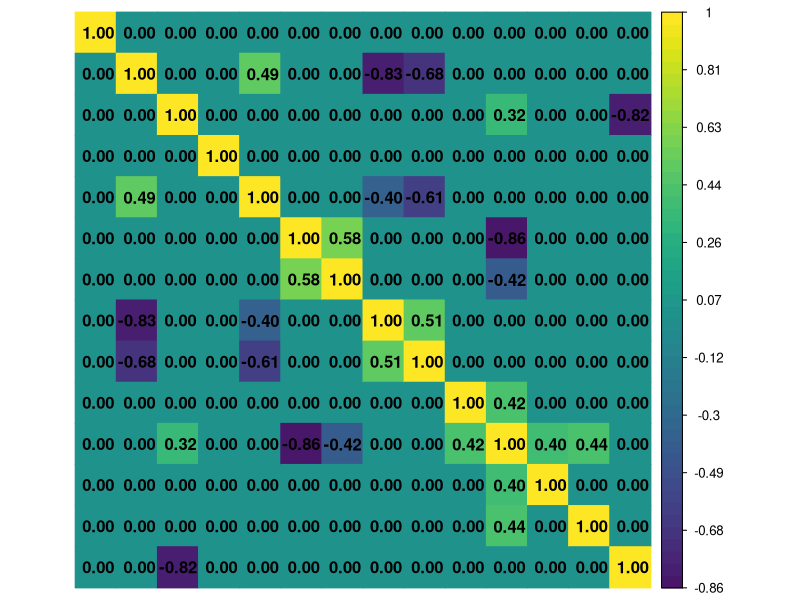
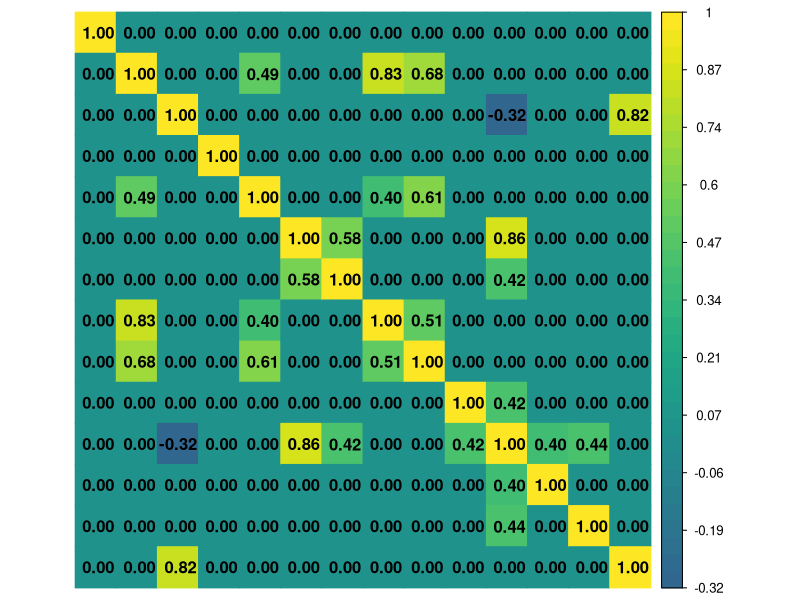
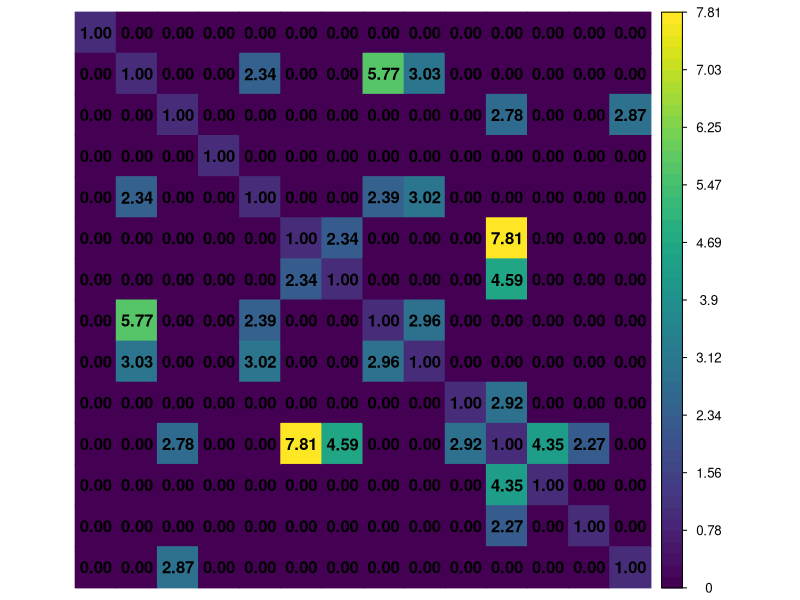
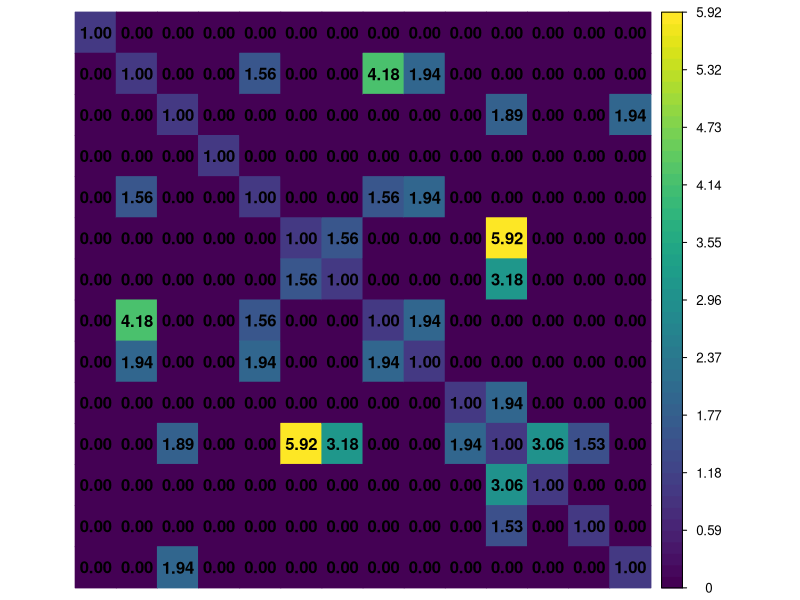
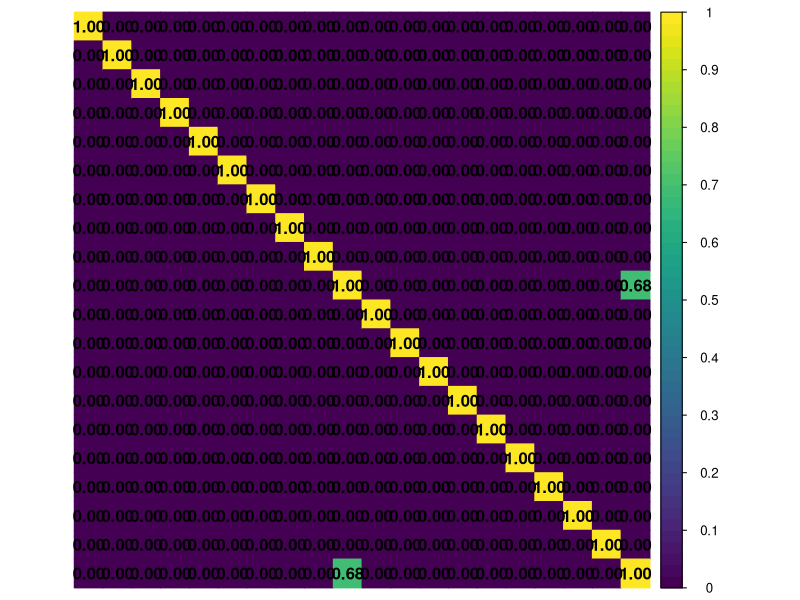
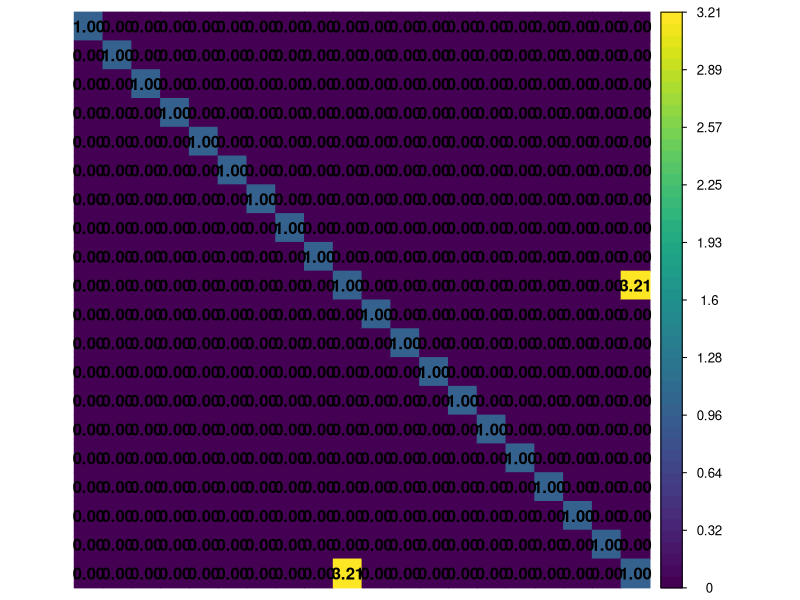
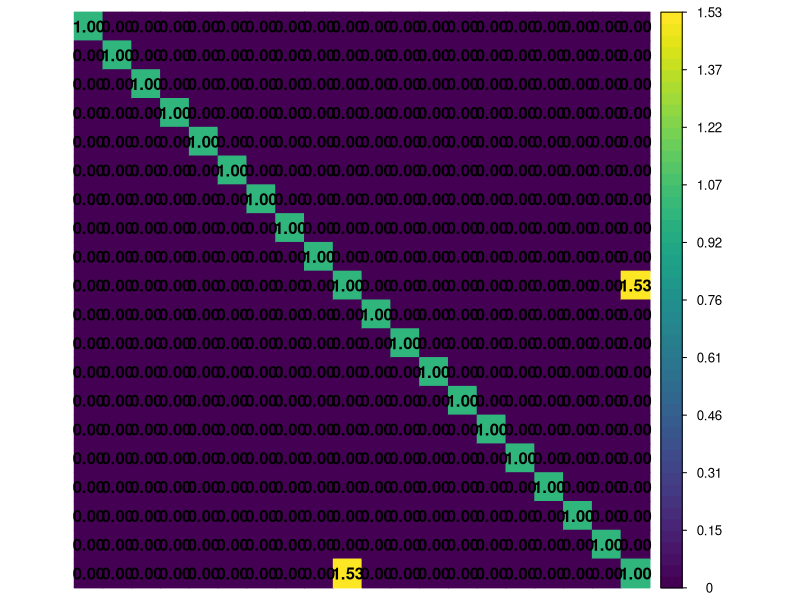
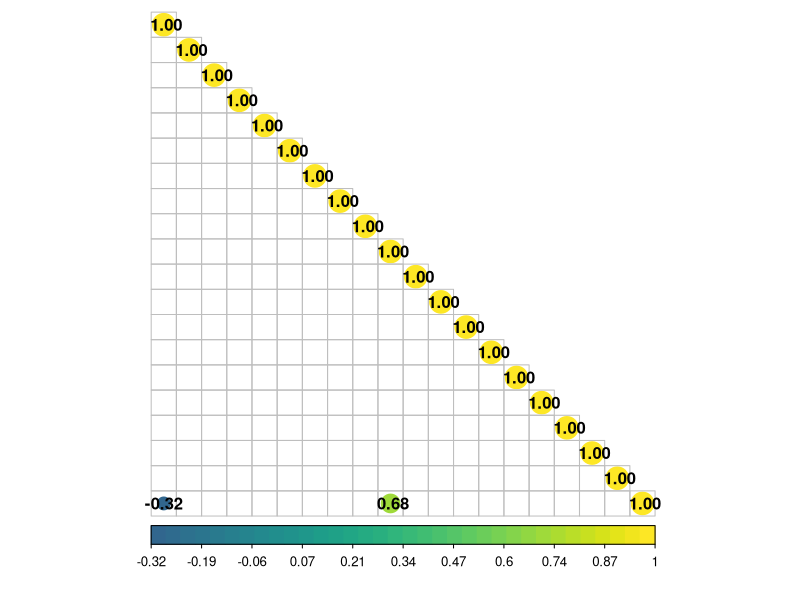

R code for these plots, in order:
# setwd("/Users/jamesroe/Dropbox/GitHub/PopAsym")
library("here")
library("corrplot")
library("tidyverse")
library("magrittr")
library("viridis")
here()

#SELECT OPTIONS ======================
saveres = 1
#====================================#

RR = read.csv(here("results/heritability/clustersGENCORR.csv"), stringsAsFactors = F, sep = " ")
AREA = RR[RR$meas == "area",]
THICK = RR[RR$meas == "thickness",]


#area = 78 tests
#thick = 48 tests
#pairwise tests only when both traits achieving p<.05 uncorrected SNP-heritability
nrow(AREA)
nrow(THICK)


#confirm FDR-correction
all.equal(AREA$fdr, p.adjust(AREA$pval,method="BH"))
all.equal(THICK$fdr, p.adjust(THICK$pval,method="BH"))


# RETRIEVE AREA GENETIC CORRELATIONS -----------------------------------------------
#grab FDR-corrected results for area
pp1=which(p.adjust(AREA$pval,method="BH")<0.05)
AREA[pp1,]

#create corr matrix to fill
MATarea = matrix(nrow = 14, ncol = 14)
MATarea = lower.tri(MATarea, diag = T)
diag(MATarea)=1
rMATarea=porigMATarea=MATarea #create matrices to store rG, origPvals, fdrPvals
for (i in pp1) {
  t1 = as.integer(AREA[i,]$t1)
  t2 = as.integer(AREA[i,]$t2)
  gP = (AREA[i,]$fdr)
  gPorig = (AREA[i,]$pval)
  rG = (AREA[i,]$rG)
  MATarea[t1,t2]=-log10(gP)
  rMATarea[t1,t2]=rG
  porigMATarea[t1,t2]=-log10(gPorig)
}

#duplicate to lower tri
rMATarea[lower.tri(rMATarea)] <- t(rMATarea)[lower.tri(rMATarea)]
MATarea[lower.tri(MATarea)] <- t(MATarea)[lower.tri(MATarea)]
porigMATarea[lower.tri(porigMATarea)] <- t(porigMATarea)[lower.tri(porigMATarea)]


#VIP - opposite hemisphere genetic correlations need to be sign inversed
#as AI's for rightward clusters are negative (more asymmetry)
#hence negative genetic correlations between leftward and rightward clusters represent asymmetry-asymmetry relationships
corrplot(rMATarea,method="color",col=viridis(50),type="full",addCoef.col = "black",tl.col = "blue",is.corr = F,tl.pos="n")
#opposite correlations in lower left quadrant / upper right quadrant
rMATarea[(8:14), (1:7)] = rMATarea[(8:14), (1:7)] * -1
rMATarea[(1:7), (8:14)] = rMATarea[(1:7), (8:14)] * -1


#rG
corrplot(rMATarea,method="color",col=viridis(50),type="full",addCoef.col = "black",tl.col = "blue",is.corr = F,tl.pos="n")
#-log10(p) [uncorrected]
corrplot(porigMATarea,method="color",col=viridis(50),type="full",addCoef.col = "black",tl.col = "blue",is.corr = F,tl.pos="n")
#-log10(p) [FDR-corrected]
corrplot(MATarea,method="color",col=viridis(50),type="full",addCoef.col = "black",tl.col = "blue",is.corr = F,tl.pos="n")
#set 0s (not tested) to NA
rMATarea[which(rMATarea==0)] = NA


#save fig
if (saveres == 1) {
  filename = here("results/heritability/gencormat.area.png")
  print(paste("saving", filename))
  png(filename = filename, width = 15, height = 15, units = "cm", res = 300)
  corrplot(rMATarea,method="circle",type="lower",
           addCoef.col = "black",col=colorRampPalette(c("blue","white","orange2"))(25),tl.pos="n",na.label=" ",tl.col = "blue",cl.cex = 0.8,cl.pos = "r",tl.cex = 0.8,number.cex = 0.8)
  dev.off()
}

#store min rG for AREA to get same colour/size code for THICKNESS plot below
minarea = min(rMATarea,na.rm = T)



# RETRIEVE THICKNESS GENETIC CORRELATIONS -----------------------------------------------
#grab FDR-corrected results for thickness
pp2 = which(p.adjust(THICK$pval,method="BH")<0.05)
THICK[pp2,]

#create corr matrix to fill
MATthick = matrix(nrow = 20, ncol = 20)
MATthick = lower.tri(MATthick, diag = T)
diag(MATthick)=1
rMATthick=porigMATthick=MATthick #create matrices to store rG, origPvals, fdrPvals
for (i in pp2) {
  t1 = as.integer(THICK[i,]$t1)
  t2 = as.integer(THICK[i,]$t2)
  gP = (THICK[i,]$fdr)
  gPorig = (THICK[i,]$pval)
  rG = (THICK[i,]$rG)
  MATthick[t1,t2]=-log10(gP)
  rMATthick[t1,t2]=rG
  porigMATthick[t1,t2]=-log10(gPorig)
}

#duplicate to lower tri
rMATthick[lower.tri(rMATthick)] <- t(rMATthick)[lower.tri(rMATthick)]
MATthick[lower.tri(MATthick)] <- t(MATthick)[lower.tri(MATthick)]
porigMATthick[lower.tri(porigMATthick)] <- t(porigMATthick)[lower.tri(porigMATthick)]

#one surviving result is not an opposite asymmetry correlation
THICK[pp2,]
#rG
corrplot(rMATthick,method="color",col=viridis(50),type="full",addCoef.col = "black",tl.col = "blue",is.corr = F,tl.pos="n")
#-log10(p) [uncorrected]
corrplot(porigMATthick,method="color",col=viridis(50),type="full",addCoef.col = "black",tl.col = "blue",is.corr = F,tl.pos="n")
#-log10(p) [FDR-corrected]
corrplot(MATthick,method="color",col=viridis(50),type="full",addCoef.col = "black",tl.col = "blue",is.corr = F,tl.pos="n")
#set 0s (not tested) to NA
rMATthick[which(rMATthick==0)] = NA


#add in min rG for area to lower tri (not visualized) to get same colour/size bar as areal results 
rMATthick[20,1] = minarea
corrplot(rMATthick,method="circle",col=viridis(50),type="lower",
         addCoef.col = "black",tl.col = "blue",is.corr = F,tl.pos="n",na.label=" ")
corrplot(rMATthick,method="circle",col=viridis(50),type="upper",tl.col = "blue",is.corr = F,tl.pos="n",na.label=" ")


if (saveres == 1) {
  filename = here("results/heritability/gencormat.thick.png")
  print(paste("saving", filename))
  png(filename = filename, width = 15, height = 15, units = "cm", res = 300)
  corrplot(rMATthick,method="circle",type="upper",
           # addCoef.col = "black",
           col=colorRampPalette(c("blue","white","orange2"))(25),tl.pos="n",na.label=" ",tl.col = "blue",cl.cex = 0.8,cl.pos = "r",tl.cex = 0.8,number.cex = 0.8) #,order = "hclust",addrect = 3,rect.col = "black")
  dev.off()
}

